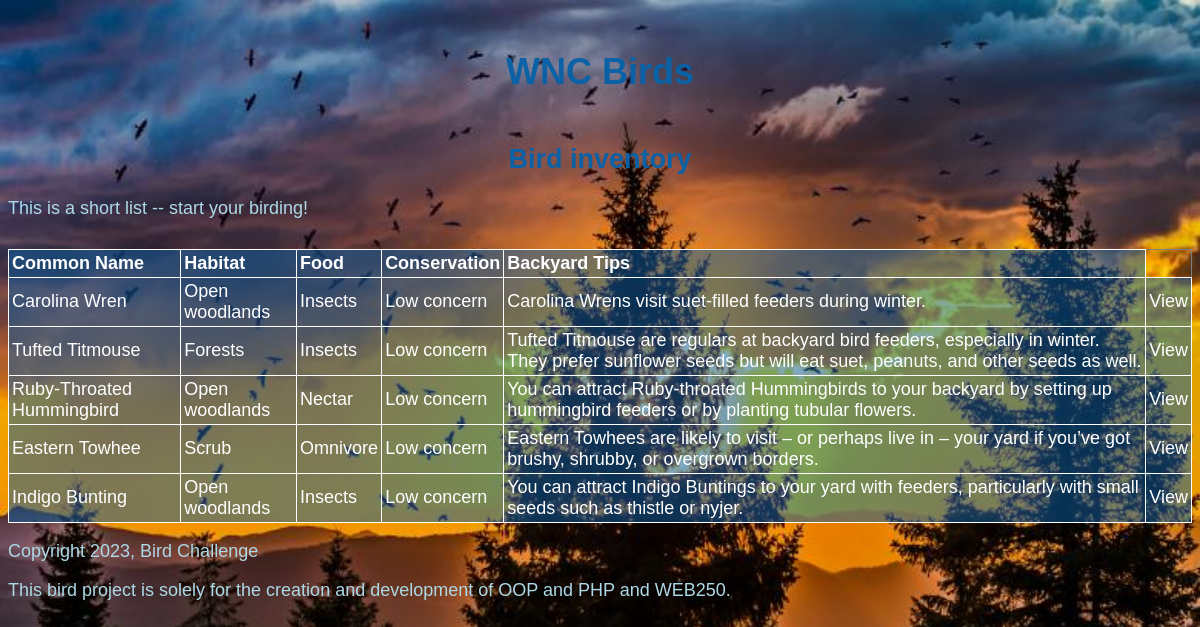
Page /birds.php on the committed database.
### tables this page shows
CREATE TABLE `birds` (
  `id` int(11) NOT NULL,
  `commonName` varchar(100) NOT NULL,
  `habitat` varchar(100) NOT NULL,
  `food` varchar(100) NOT NULL,
  `conservationId` tinyint(4) NOT NULL,
  `backyardTips` text NOT NULL
);

### private/functions.php (called while the page is built, shortened)
<?php
function urlFor($scriptPath) {
  return WWW_ROOT . $scriptPath;
}
function h($string="") {
  return htmlspecialchars($string);
}
?>

### private/classes/Bird.class.php (called while the page is built, shortened)
<?php
class Bird {
  static protected $database;
  static public function setDatabase($database) {
    self::$database = $database;
  }
  static public function findBySql($sql) {
    $result = self::$database->query($sql);
    $objectArray =[];
    while($record = $result->fetch_assoc()){
      $objectArray[] = self:: instantiate($record);
    }
    return $objectArray;
  }
  static public function findAll() {
    $sql = "SELECT * FROM birds";
    return self::findBySql($sql);
  }
  static protected function instantiate($record) {
    $object = new self;
    foreach($record as $property => $value) {
      if(property_exists($object, $property)){
        $object->$property = $value;
      }
    }
    return $object;
  }
  public $conservationId;
  public function __construct($args=[]) {
    $this->conservationId = $args['conservationId'] ?? '';
  }
  public function conservation() {
    if($this->conservationId > 0) {
      return self::CONSERVATION_OPTIONS[$this->conservationId];
    } else {
      return "Unknown";
    }
  }
}
?>

### public/birds.php (the view, shortened to what this page needs)
<?php
  include(SHARED_PATH . '/publicHeader.php');
?>
<h2>Bird inventory</h2>
<p>This is a short list -- start your birding!</p>
<table border="1">
  <tr>
    <th>Common Name</th>
    <th>Habitat</th>
    <th>Food</th>
    <th>Conservation</th>
    <th>Backyard Tips</th>
  </tr>
  <?php
  $birds = Bird::findAll();
  ?>
  <?php foreach($birds as $bird) { ?>
  <tr>
    <td><?php echo h($bird->commonName)?></td>
    <td><?php echo h($bird->habitat)?></td>
    <td><?php echo h($bird->food)?></td>
    <td><?php echo h($bird->conservation())?></td>
    <td><?php echo h($bird->backyardTips)?></td>
    <td><a href="detail.php?id=<?php echo $bird->id; ?>">View</a></td>
  </tr>
  <?php }?>
</table>
<?php include(SHARED_PATH . '/publicFooter.php'); ?>

### private/shared/publicHeader.php (shortened to what this page needs)
<!doctype html>
<html lang="en">
  <head>
    <link rel="stylesheet" href="<?php echo urlFor('/stylesheets/styles.css'); ?>">
  </head>
  <body>
    <header>
      <h1>
        <a href="<?php echo urlFor('/index.php'); ?>">
          WNC Birds
        </a>
      </h1>
    </header>

### private/shared/publicfooter.php
  <footer>
    <?php include(SHARED_PATH . '/publicCopyrightDisclaimer.php'); ?>
  </footer>
  </body>
</html>

### private/shared/publicCopyrightDisclaimer.php
<p>Copyright <?php echo date('Y'); ?>, Bird Challenge</p>
<p>This bird project is solely for the creation and development of OOP and PHP and WEB250.</p>

### public/stylesheets/styles.css (style rules this page uses)
html { font: 18px Verdana, Arial, sans-serif; }
body { background-image: url(../images/mountain.jpg); background-size: cover; }
h1, h2 { color: #0B61A5; padding-top: 1.5rem; text-align: center; }
h1 a { color: #0B61A5; text-decoration: none; }
li a , a { color: #fff; text-decoration: none; }
p { color: #add8e6; }
table { border-collapse: collapse; margin-top: 30px; }
th { background: rgba(11, 97, 165,0.5); color: #FFF; text-align: left; }
td,th { border: 1px solid #fff; padding: 3px; }
td { color: #fff; background-color: rgba(11, 97, 165, 0.5); }

### rows in the picture
birds: commonName "Carolina Wren", habitat "Open woodlands", food "Insects", conservationId "Low concern", backyardTips "Carolina Wrens visit suet-filled feeders during winter."
birds: commonName "Tufted Titmouse", habitat "Forests", food "Insects", conservationId "Low concern", backyardTips "Tufted Titmouse are regulars at backyard bird feeders, especially in winter. They prefer sunflower seeds but will eat suet, peanuts, and other seeds as well."
birds: commonName "Ruby-Throated Hummingbird", habitat "Open woodlands", food "Nectar", conservationId "Low concern", backyardTips "You can attract Ruby-throated Hummingbirds to your backyard by setting up hummingbird feeders or by planting tubular flowers."
birds: commonName "Eastern Towhee", habitat "Scrub", food "Omnivore", conservationId "Low concern", backyardTips "Eastern Towhees are likely to visit – or perhaps live in – your yard if you’ve got brushy, shrubby, or overgrown borders."
birds: commonName "Indigo Bunting", habitat "Open woodlands", food "Insects", conservationId "Low concern", backyardTips "You can attract Indigo Buntings to your yard with feeders, particularly with small seeds such as thistle or nyjer."
